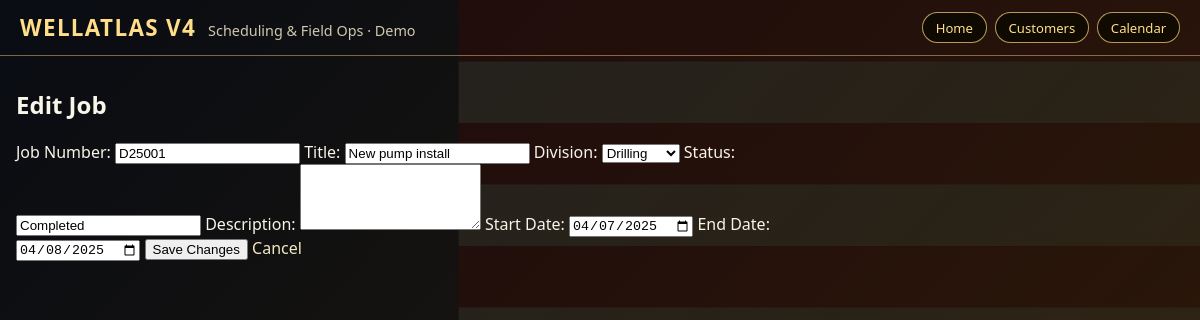
The page /edit_job/1 on the database its author committed.
### tables this page shows
CREATE TABLE jobs (
    id INTEGER PRIMARY KEY AUTOINCREMENT,
    site_id INTEGER NOT NULL,
    division TEXT NOT NULL,
    job_number TEXT NOT NULL,
    title TEXT,
    status TEXT,
    start_date TEXT,
    end_date TEXT,
    notes TEXT,
    has_attachments INTEGER DEFAULT 0,
    FOREIGN KEY(site_id) REFERENCES sites(id)
);

### app.py (the view, shortened to what this page needs)
@app.route("/edit_job/<int:id>", methods=["GET", "POST"])
def edit_job(id):
    conn = get_db()
    cur = conn.cursor()
    cur.execute("SELECT * FROM jobs WHERE id = ?", (id,))
    job = cur.fetchone()
    return render_template("edit_job.html", job=job)

### app.py (called while the page is built)
def get_db():
    conn = sqlite3.connect(DATABASE)
    conn.row_factory = sqlite3.Row
    return conn

### templates/edit_job.html (shortened to what this page needs)
{% extends "base.html" %}
{% block content %}
<div class="content-card">
    <h2>Edit Job</h2>
    <form action="{{ url_for('edit_job', job_id=job['id']) }}" method="POST" class="wa-form">
        <label>Job Number:</label>
        <input type="text" name="job_number" value="{{ job['job_number'] }}">
        <label>Title:</label>
        <input type="text" name="title" value="{{ job['title'] }}">
        <label>Division:</label>
        <select name="division">
            <option value="Drilling" {% if job['division']=='Drilling' %}selected{% endif %}>Drilling</option>
        </select>
        <label>Status:</label>
        <input type="text" name="status" value="{{ job['status'] }}">
        <label>Description:</label>
        <textarea name="description" rows="4">{{ job['description'] }}</textarea>
        <label>Start Date:</label>
        <input type="date" name="start_date" value="{{ job['start_date'] }}">
        <label>End Date:</label>
        <input type="date" name="end_date" value="{{ job['end_date'] }}">
        <button type="submit" class="wa-button">Save Changes</button>
        <a href="{{ url_for('job_detail', job_id=job['id']) }}" class="wa-button-secondary">Cancel</a>
    </form>
</div>
{% endblock %}

### static/styles.css (style rules this page uses)
body { margin: 0; font-family: system-ui, -apple-system, BlinkMacSystemFont, "Segoe UI", sans-serif; color: #f8f5e9; background: #000; background-image: url('/static/wallpaper.jpg'); background-size: cover; background-attachment: fixed; background-position: center; }
a { color: #f4e8c2; text-decoration: none; }

### rows shown on the page
jobs: job_number "D25001", title "New pump install", status "Completed", start_date "04/07/2025", end_date "04/08/2025"
